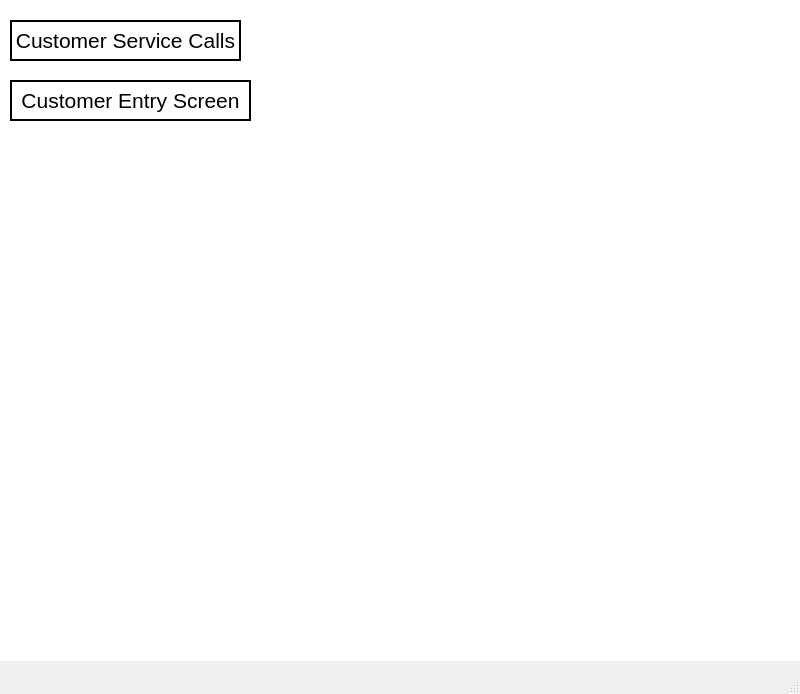
<?xml version="1.0" encoding="UTF-8"?>
<ui version="4.0">
 <class>Customer_service_menu</class>
 <widget class="QMainWindow" name="Customer_service_menu">
  <property name="geometry">
   <rect>
    <x>0</x>
    <y>0</y>
    <width>800</width>
    <height>694</height>
   </rect>
  </property>
  <property name="windowTitle">
   <string>MainWindow</string>
  </property>
  <widget class="QWidget" name="centralwidget">
   <widget class="QLabel" name="label">
    <property name="geometry">
     <rect>
      <x>0</x>
      <y>0</y>
      <width>801</width>
      <height>661</height>
     </rect>
    </property>
    <property name="styleSheet">
     <string notr="true">background-image: url(:/Cust_service/customer_service.png);
background-repeat: no-repeat;
background-position: center;
background-attachment: fixed;
background-color: white; /* Fallback color */</string>
    </property>
    <property name="text">
     <string/>
    </property>
   </widget>
   <widget class="QPushButton" name="CS_calls_Button">
    <property name="geometry">
     <rect>
      <x>10</x>
      <y>20</y>
      <width>231</width>
      <height>41</height>
     </rect>
    </property>
    <property name="font">
     <font>
      <pointsize>16</pointsize>
     </font>
    </property>
    <property name="styleSheet">
     <string notr="true">background-color: white;
border: 2px solid black;
</string>
    </property>
    <property name="text">
     <string>Customer Service Calls</string>
    </property>
    <property name="autoDefault">
     <bool>false</bool>
    </property>
   </widget>
   <widget class="QPushButton" name="Cust_entry_button">
    <property name="geometry">
     <rect>
      <x>10</x>
      <y>80</y>
      <width>241</width>
      <height>41</height>
     </rect>
    </property>
    <property name="font">
     <font>
      <pointsize>16</pointsize>
     </font>
    </property>
    <property name="styleSheet">
     <string notr="true">background-color: white;
border: 2px solid black;
</string>
    </property>
    <property name="text">
     <string>Customer Entry Screen</string>
    </property>
    <property name="autoDefault">
     <bool>false</bool>
    </property>
   </widget>
  </widget>
  <widget class="QMenuBar" name="menubar">
   <property name="geometry">
    <rect>
     <x>0</x>
     <y>0</y>
     <width>800</width>
     <height>21</height>
    </rect>
   </property>
  </widget>
  <widget class="QStatusBar" name="statusbar"/>
 </widget>
 <resources>
  <include location="Cust_service.qrc"/>
 </resources>
 <connections/>
</ui>
